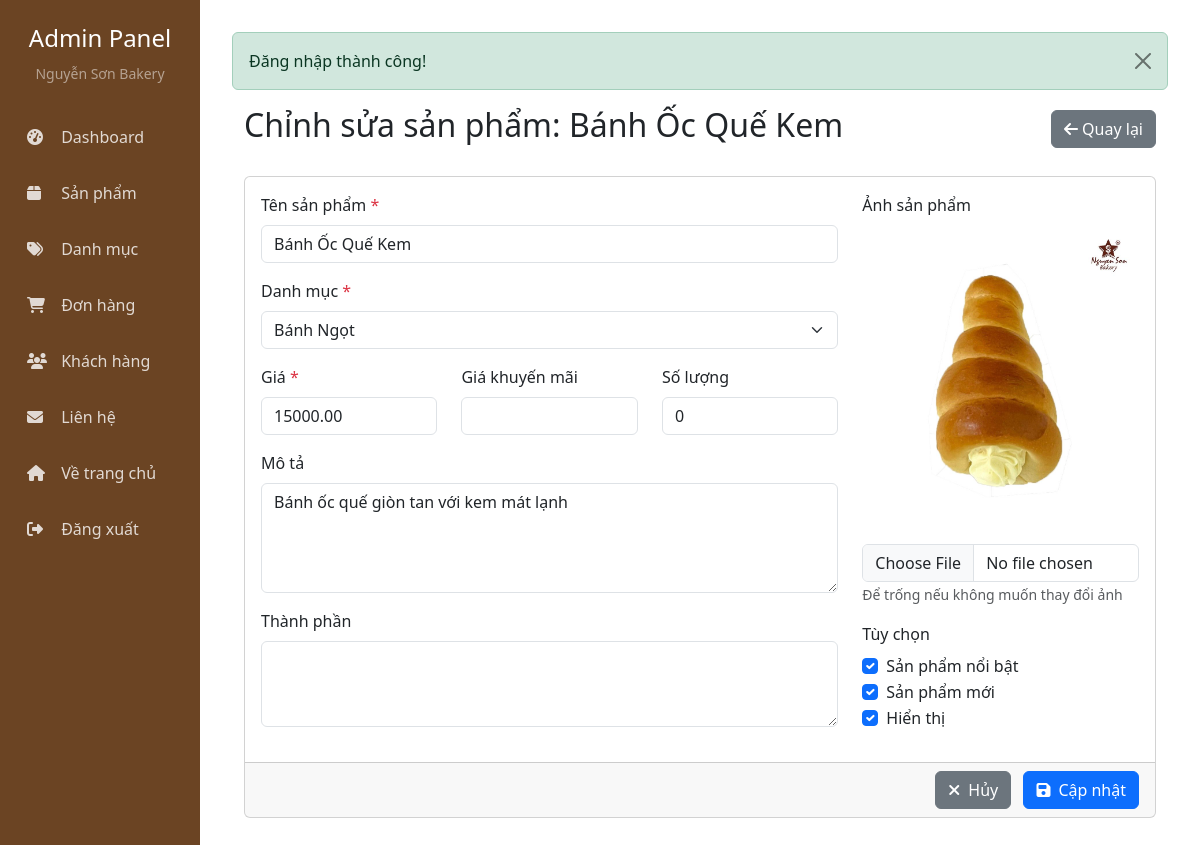
Screenshot of /frontend/pages/admin/product-edit.php?id=1 (signed in) with the database file from the repository.
### tables this page shows
CREATE TABLE products (
    id INT PRIMARY KEY AUTO_INCREMENT,
    category_id INT NOT NULL,
    name VARCHAR(255) NOT NULL,
    slug VARCHAR(255) UNIQUE,
    description TEXT,
    ingredients TEXT COMMENT 'Thành phần',
    price DECIMAL(10,2) NOT NULL,
    sale_price DECIMAL(10,2) DEFAULT NULL,
    image VARCHAR(255),
    gallery TEXT COMMENT 'JSON array of images',
    stock INT DEFAULT 0,
    is_featured TINYINT DEFAULT 0 COMMENT 'Sản phẩm nổi bật',
    is_new TINYINT DEFAULT 0 COMMENT 'Sản phẩm mới',
    is_bestseller TINYINT DEFAULT 0 COMMENT 'Sản phẩm bán chạy',
    views INT DEFAULT 0,
    status TINYINT DEFAULT 1 COMMENT '1=active, 0=inactive',
    created_at TIMESTAMP DEFAULT CURRENT_TIMESTAMP,
    updated_at TIMESTAMP DEFAULT CURRENT_TIMESTAMP ON UPDATE CURRENT_TIMESTAMP,
    FOREIGN KEY (category_id) REFERENCES categories(id) ON DELETE CASCADE,
    INDEX idx_category (category_id),
    INDEX idx_status (status),
    INDEX idx_featured (is_featured),
    INDEX idx_new (is_new)
);

CREATE TABLE categories (
    id INT PRIMARY KEY AUTO_INCREMENT,
    name VARCHAR(255) NOT NULL,
    slug VARCHAR(255) UNIQUE,
    description TEXT,
    image VARCHAR(255),
    display_order INT DEFAULT 0,
    status TINYINT DEFAULT 1 COMMENT '1=active, 0=inactive',
    created_at TIMESTAMP DEFAULT CURRENT_TIMESTAMP,
    updated_at TIMESTAMP DEFAULT CURRENT_TIMESTAMP ON UPDATE CURRENT_TIMESTAMP
);

### backend/config/config.php (called while the page is built, shortened)
<?php
function url($path = '') {
    return BASE_URL . ltrim($path, '/');
}
function e($value): string
{
    if ($value === null) return '';
    return htmlspecialchars((string)$value, ENT_QUOTES | ENT_SUBSTITUTE, 'UTF-8');
}
?>

### frontend/pages/admin/product-edit.php (the view, shortened to what this page needs)
<?php
require_once 'includes/header.php';
$database = new Database();
$db = $database->getConnection();
$productId = (int)($_GET['id'] ?? 0);
$stmt = $db->prepare("SELECT * FROM products WHERE id = :id");
$stmt->execute([':id' => $productId]);
$product = $stmt->fetch();
$categories = $db->query("SELECT * FROM categories WHERE status = 1 ORDER BY name")->fetchAll();
$errors = [];
?>
<div class="container-fluid">
    <div class="d-flex justify-content-between align-items-center mb-4">
        <h2>Chỉnh sửa sản phẩm: <?= e($product['name']) ?></h2>
        <a href="products.php" class="btn btn-secondary">
            <i class="fas fa-arrow-left"></i> Quay lại
        </a>
    </div>
    <form method="POST" enctype="multipart/form-data" class="card">
        <div class="card-body">
            <div class="row">
                <div class="col-md-8">
                    <div class="mb-3">
                        <label class="form-label">Tên sản phẩm <span class="text-danger">*</span></label>
                        <input type="text" name="name" class="form-control <?= isset($errors['name']) ? 'is-invalid' : '' ?>"
                               value="<?= e($product['name']) ?>" required>
                    </div>
                    <div class="mb-3">
                        <label class="form-label">Danh mục <span class="text-danger">*</span></label>
                        <select name="category_id" class="form-select <?= isset($errors['category_id']) ? 'is-invalid' : '' ?>" required>
                            <?php foreach ($categories as $cat): ?>
                                <option value="<?= $cat['id'] ?>" <?= $product['category_id'] == $cat['id'] ? 'selected' : '' ?>>
                                    <?= e($cat['name']) ?>
                                </option>
                            <?php endforeach; ?>
                        </select>
                    </div>
                    <div class="row">
                        <div class="col-md-4 mb-3">
                            <label class="form-label">Giá <span class="text-danger">*</span></label>
                            <input type="number" name="price" class="form-control <?= isset($errors['price']) ? 'is-invalid' : '' ?>"
                                   value="<?= e($product['price']) ?>" step="0.01" required>
                        </div>
                        <div class="col-md-4 mb-3">
                            <label class="form-label">Giá khuyến mãi</label>
                            <input type="number" name="sale_price" class="form-control"
                                   value="<?= e($product['sale_price'] ?? '') ?>" step="0.01">
                        </div>
                        <div class="col-md-4 mb-3">
                            <label class="form-label">Số lượng</label>
                            <input type="number" name="stock" class="form-control"
                                   value="<?= e($product['stock']) ?>" min="0">
                        </div>
                    </div>
                    <div class="mb-3">
                        <label class="form-label">Mô tả</label>
                        <textarea name="description" class="form-control" rows="4"><?= e($product['description']) ?></textarea>
                    </div>
                    <div class="mb-3">
                        <label class="form-label">Thành phần</label>
                        <textarea name="ingredients" class="form-control" rows="3"><?= e($product['ingredients']) ?></textarea>
                    </div>
                </div>
                <div class="col-md-4">
                    <div class="mb-3">
                        <label class="form-label">Ảnh sản phẩm</label>
                        <?php if ($product['image']): ?>
                            <div class="mb-2">
                                <img src="<?= url('storage/uploads/products/' . $product['image']) ?>"
                                     alt="<?= e($product['name']) ?>"
                                     class="img-fluid rounded"
                                     id="currentImage">
                            </div>
                        <?php endif; ?>
                        <input type="file" name="image" class="form-control <?= isset($errors['image']) ? 'is-invalid' : '' ?>"
                               accept="image/*" onchange="previewImage(this)">
                        <small class="text-muted">Để trống nếu không muốn thay đổi ảnh</small>
                    </div>
                    <div class="mb-3">
                        <label class="form-label">Tùy chọn</label>
                        <div class="form-check">
                            <input type="checkbox" name="is_featured" class="form-check-input" id="is_featured"
                                   <?= $product['is_featured'] ? 'checked' : '' ?>>
                            <label class="form-check-label" for="is_featured">Sản phẩm nổi bật</label>
                        </div>
                        <div class="form-check">
                            <input type="checkbox" name="is_new" class="form-check-input" id="is_new"
                                   <?= $product['is_new'] ? 'checked' : '' ?>>
                            <label class="form-check-label" for="is_new">Sản phẩm mới</label>
                        </div>
                        <div class="form-check">
                            <input type="checkbox" name="status" class="form-check-input" id="status"
                                   <?= $product['status'] ? 'checked' : '' ?>>
                            <label class="form-check-label" for="status">Hiển thị</label>
                        </div>
                    </div>
                </div>
            </div>
        </div>
        <div class="card-footer text-end">
            <a href="products.php" class="btn btn-secondary me-2">
                <i class="fas fa-times me-2"></i>Hủy
            </a>
            <button type="submit" class="btn btn-primary">
                <i class="fas fa-save me-2"></i>Cập nhật
            </button>
        </div>
    </form>
</div>
<?php require_once 'includes/footer.php'; ?>

### frontend/pages/admin/includes/header.php (style rules this page uses)
:root { --brown-primary: #6B4423; --brown-dark: #4A2F1A; }
body { font-family: 'Segoe UI', Tahoma, Geneva, Verdana, sans-serif; }

### rows the page displays
products: name "Bánh Ốc Quế Kem", category_id "Bánh Ngọt", price "15000.00", stock "0", description "Bánh ốc quế giòn tan với kem mát lạnh", image (picture), is_featured "☑", is_new "☑", status "☑"

### other values shown
$success "Đăng nhập thành công!"
